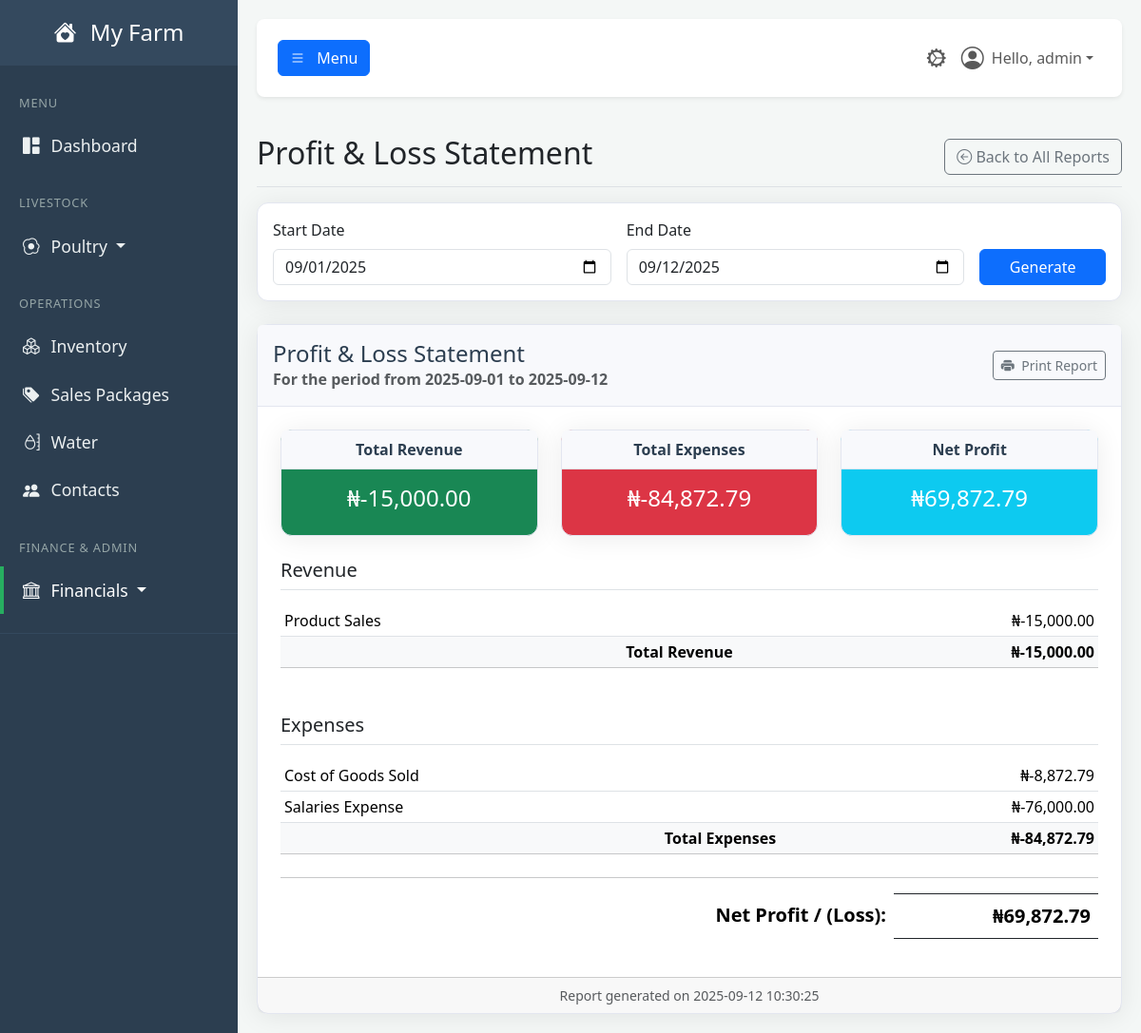
/report/profit-loss (signed in), run on the app's committed database.
### tables this page shows
CREATE TABLE users (
            id INTEGER PRIMARY KEY,
            username TEXT NOT NULL UNIQUE,
            email TEXT NOT NULL UNIQUE,
            password_hash TEXT NOT NULL,
            farm_name TEXT NOT NULL,
            role TEXT NOT NULL DEFAULT 'user', -- 'user' or 'admin'
            is_active BOOLEAN NOT NULL DEFAULT 1,f
            created_at TIMESTAMP DEFAULT CURRENT_TIMESTAMP
        , cash_account_id INTEGER REFERENCES accounts(id));

CREATE TABLE accounts (
            id INTEGER PRIMARY KEY,
            code TEXT UNIQUE,
            name TEXT NOT NULL UNIQUE,
            type TEXT NOT NULL, -- Asset, Liability, Equity, Revenue, Expense
            is_active BOOLEAN NOT NULL DEFAULT 1,
            created_at TIMESTAMP DEFAULT CURRENT_TIMESTAMP
        );

### app.py (the view)
@app.route('/report/profit-loss')
@login_required
@permission_required('run_financial_reports')
def report_profit_loss():
    start_date, end_date = _get_report_dates(request.args)
    db = get_db()
    sql_query = """
        SELECT
            acc.name,
            acc.type,
            (SELECT COALESCE(SUM(je.amount), 0) FROM journal_entries je WHERE je.credit_account_id = acc.id AND je.transaction_date BETWEEN ? AND ?)
            -
            (SELECT COALESCE(SUM(je.amount), 0) FROM journal_entries je WHERE je.debit_account_id = acc.id AND je.transaction_date BETWEEN ? AND ?)
            as balance
        FROM accounts acc
        WHERE acc.type IN ('Revenue', 'Expense')
    """
    params = (start_date, end_date, start_date, end_date)
    account_balances = db.execute(sql_query, params).fetchall()
    revenue_accounts = []
    expense_accounts = []
    total_revenue = 0
    total_expenses = 0
    for acc in account_balances:
        if acc['type'] == 'Revenue':
            balance = -acc['balance']
            if balance != 0:
                revenue_accounts.append({'name': acc['name'], 'balance': balance})
                total_revenue += balance
        elif acc['type'] == 'Expense':
            balance = acc['balance']
            if balance != 0:
                expense_accounts.append({'name': acc['name'], 'balance': balance})
                total_expenses += balance
    data = {
        "revenue_accounts": revenue_accounts,
        "expense_accounts": expense_accounts,
        "total_revenue": total_revenue,
        "total_expenses": total_expenses,
        "net_profit": total_revenue - total_expenses
    }
    return render_template(
        'report_profit_loss.html',
        user=g.user,
        data=data,
        start_date=start_date,
        end_date=end_date,
        now=datetime.utcnow()
    )

### app.py (called while the page is built)
def get_db():
    if 'db' not in g:
        g.db = sqlite3.connect(DATABASE)
        g.db.row_factory = sqlite3.Row
    return g.db

def login_required(f):
    @wraps(f)
    def decorated_function(*args, **kwargs):
        if 'user_id' not in session:
            flash('Please log in to access this page.', 'warning')
            return redirect(url_for('login'))
        g.user = User.get_by_id(session['user_id'])
        if not g.user:
            session.clear()
            return redirect(url_for('login'))
        return f(*args, **kwargs)
    return decorated_function

def permission_required(permission_name):
    def decorator(f):
        @wraps(f)
        def decorated_function(*args, **kwargs):
            if not hasattr(g, 'user') or not g.user.has_permission(permission_name):
                flash('You do not have the required permission.', 'danger')
                return redirect(url_for('dashboard'))
            return f(*args, **kwargs)
        return decorated_function
    return decorator

def _get_report_dates(request_args):
    default_start = date.today().replace(day=1).strftime('%Y-%m-%d')
    default_end = date.today().strftime('%Y-%m-%d')
    start_str = request_args.get('start_date', default_start)
    end_str = request_args.get('end_date', default_end)
    if not start_str:
        start_str = default_start
    if not end_str:
        end_str = default_end
    return start_str, end_str

    def has_permission(self, required_permission):
        if self.role == 'admin':
            return True
        if self._permissions is None:
            db = get_db()
            perms_rows = db.execute("SELECT p.name FROM permissions p JOIN user_permissions up ON p.id = up.permission_id WHERE up.user_id = ?", (self.id,)).fetchall()
            self._permissions = {row['name'] for row in perms_rows}
        return required_permission in self._permissions

    @staticmethod
    def get_by_id(user_id):
        user_row = get_db().execute("SELECT * FROM users WHERE id = ?", (user_id,)).fetchone()
        return User(**user_row) if user_row else None

### templates/report_profit_loss.html
{% extends "_report_base.html" %}
{% set report_title = "Profit & Loss Statement" %}
{% block report_content %}
    {% if data %}
        <div class="row mb-4 text-center no-print">
            <div class="col-md-4"><div class="card text-white bg-success shadow-sm"><div class="card-header">Total Revenue</div><div class="card-body"><h4 class="card-title">₦{{ '{:,.2f}'.format(data.total_revenue) }}</h4></div></div></div>
            <div class="col-md-4"><div class="card text-white bg-danger shadow-sm"><div class="card-header">Total Expenses</div><div class="card-body"><h4 class="card-title">₦{{ '{:,.2f}'.format(data.total_expenses) }}</h4></div></div></div>
            <div class="col-md-4"><div class="card text-white bg-info shadow-sm"><div class="card-header">Net Profit</div><div class="card-body"><h4 class="card-title">₦{{ '{:,.2f}'.format(data.net_profit) }}</h4></div></div></div>
        </div>
        <div class="mb-5">
            <h5 class="border-bottom pb-2 mb-3">Revenue</h5>
            <table class="table table-sm">
                <tbody>
                    {% for account in data.revenue_accounts %}
                    <tr>
                        <td>{{ account.name }}</td>
                        <td class="text-end">₦{{ '{:,.2f}'.format(account.balance) }}</td>
                    </tr>
                    {% endfor %}
                </tbody>
                <tfoot>
                    <tr class="table-light"><th class="text-end">Total Revenue</th><th class="text-end">₦{{ '{:,.2f}'.format(data.total_revenue) }}</th></tr>
                </tfoot>
            </table>
        </div>
        <div class="mb-4">
            <h5 class="border-bottom pb-2 mb-3">Expenses</h5>
            <table class="table table-sm">
                <tbody>
                    {% for account in data.expense_accounts %}
                    <tr>
                        <td>{{ account.name }}</td>
                        <td class="text-end">₦{{ '{:,.2f}'.format(account.balance) }}</td>
                    </tr>
                    {% endfor %}
                </tbody>
                <tfoot>
                    <tr class="table-light"><th class="text-end">Total Expenses</th><th class="text-end">₦{{ '{:,.2f}'.format(data.total_expenses) }}</th></tr>
                </tfoot>
            </table>
        </div>
        <hr>
        <table class="table table-borderless fs-5">
            <tbody>
                <tr class="fw-bold">
                    <td class="text-end">Net Profit / (Loss):</td>
                    <td class="text-end border-top border-bottom border-dark" style="width: 25%;">
                        ₦{{ '{:,.2f}'.format(data.net_profit) }}
                    </td>
                </tr>
            </tbody>
        </table>
    {% else %}
        <p class="text-center text-muted">Please select a date range and click "Generate" to view the Profit & Loss Statement.</p>
    {% endif %}
{% endblock %}

### templates/base.html (shortened to what this page needs)
<!DOCTYPE html>
<html lang="en">
<head>
    <link href="https://cdn.jsdelivr.net/npm/bootstrap@5.3.3/dist/css/bootstrap.min.css" rel="stylesheet">
    <link rel="stylesheet" href="https://cdn.jsdelivr.net/npm/bootstrap-icons@1.11.3/font/bootstrap-icons.min.css">
    <link rel="stylesheet" href="{{ url_for('static', filename='css/style.css') }}">
</head>
<body>
    <div class="wrapper">
        <nav id="sidebar" class="no-print">
            <div class="sidebar-header">
                <h3><a href="{{ url_for('dashboard') }}" class="text-white text-decoration-none">
                    <i class="bi bi-house-heart-fill me-2"></i>
                    {% if g.user %}{{ g.user.farm_name }}{% else %}FarmApp{% endif %}
                </a></h3>
            </div>
            <ul class="list-unstyled components">
                <li class="sidebar-menu-header">MENU</li>
                <li><a href="{{ url_for('dashboard') }}" class="{% if request.endpoint == 'dashboard' %}active{% endif %}"><i class="bi bi-grid-1x2-fill"></i>Dashboard</a></li>
                <li class="sidebar-menu-header mt-3">LIVESTOCK</li>
                {% if g.user and (g.user.has_permission('view_brooding_dashboard') or g.user.has_permission('view_poultry_dashboard')) %}
                <li>
                    <a href="#poultrySubmenu" data-bs-toggle="collapse" aria-expanded="false" class="dropdown-toggle {% if 'poultry' in request.endpoint or 'brooding' in request.endpoint %}active{% endif %}">
                        <i class="bi bi-egg-fried"></i>Poultry
                    </a>
                </li>
                {% endif %}
                <li class="sidebar-menu-header mt-3">OPERATIONS</li>
                {% if g.user.has_permission('view_inventory_dashboard') %}
                    <li><a href="{{ url_for('inventory_dashboard') }}" class="{% if 'inventory' in request.endpoint %}active{% endif %}"><i class="bi bi-boxes"></i>Inventory</a></li>
                {% endif %}
                {% if g.user.has_permission('view_sales_packages') %}
                    <li><a href="{{ url_for('manage_sales_packages') }}" class="{% if request.endpoint == 'manage_sales_packages' %}active{% endif %}"><i class="bi bi-tags-fill"></i>Sales Packages</a></li>
                {% endif %}
                {% if g.user.has_permission('view_water_dashboard') %}
                    <li><a href="{{ url_for('water_dashboard') }}" class="{% if 'water' in request.endpoint %}active{% endif %}"><i class="bi bi-moisture"></i>Water</a></li>
                {% endif %}
                {% if g.user.has_permission('view_contacts_dashboard') %}
                    <li><a href="{{ url_for('contacts_dashboard') }}" class="{% if 'contacts' in request.endpoint %}active{% endif %}"><i class="bi bi-people-fill"></i>Contacts</a></li>
                {% endif %}
                {% set can_view_finance = g.user.has_permission('view_financial_center') or
                                           g.user.has_permission('view_chart_of_accounts') or
                                           g.user.has_permission('view_general_journal') or
                                           g.user.has_permission('view_reports_dashboard') %}
                {% if g.user and can_view_finance %}
                <li class="sidebar-menu-header mt-3">FINANCE & ADMIN</li>
                <li>
                    <a href="#financialSubmenu" data-bs-toggle="collapse" aria-expanded="false" class="dropdown-toggle {% if 'financial' in request.endpoint or 'report' in request.endpoint or 'chart_of_accounts' in request.endpoint or 'general_journal' in request.endpoint %}active{% endif %}">
                        <i class="bi bi-bank"></i>Financials
                    </a>
                </li>
                {% endif %}
            </ul>
        </nav>
        <div id="content">
            <nav class="navbar navbar-expand-lg navbar-light bg-white shadow-sm top-navbar no-print mb-4">
                <div class="container-fluid">
                    <button type="button" id="sidebarCollapse" class="btn btn-primary" aria-controls="sidebar" aria-expanded="false">
                        <i class="bi bi-list"></i>
                        <span class="d-none d-md-inline ms-2">Menu</span>
                    </button>
                    <ul class="navbar-nav ms-auto flex-row align-items-center">
                        {% if g.user and g.user.has_permission('view_admin_panel') %}
                            <li class="nav-item">
                                <a class="nav-link {% if 'admin' in request.endpoint %}active{% endif %}" href="{{ url_for('admin_dashboard') }}" title="Admin Panel">
                                    <i class="bi bi-gear-wide-connected fs-5"></i>
                                </a>
                            </li>
                        {% endif %}
                        <li class="nav-item dropdown">
                            <a class="nav-link dropdown-toggle d-flex align-items-center" href="#" id="navbarDropdownUser" role="button" data-bs-toggle="dropdown" aria-expanded="false">
                                <i class="bi bi-person-circle fs-4 me-2"></i>
                                Hello, {{ g.user.username }}
                            </a>
                        </li>
                    </ul>
                </div>
            </nav>
            <main>
                {% block content %}{% endblock %}
            </main>
        </div>
    </div>
</body>
</html>

### static/CSS/style.css (style rules this page uses)
:root { --primary-green: #27ae60; --dark-slate: #2c3e50; --medium-slate: #34495e; --light-slate: #4a6278; --light-grey: #f4f7f6; --text-muted-color: #95a5a6; --text-light: #ecf0f1; --white: #ffffff; --shadow-color: rgba(0, 0, 0, 0.08); }
body { background-color: var(--light-grey); font-family: 'Segoe UI', Tahoma, Geneva, Verdana, sans-serif; overflow-x: hidden; }
.wrapper { display: flex; width: 100%; align-items: stretch; }
#content { width: 100%; padding: 20px; min-height: 100vh; transition: all 0.3s; }
#sidebar { min-width: 250px; max-width: 250px; min-height: 100vh; background: var(--dark-slate); color: var(--text-light); transition: all 0.3s; }
#sidebar .sidebar-header { padding: 20px; background: var(--medium-slate); text-align: center; }
#sidebar .sidebar-header h3 { font-size: 1.5rem; margin-bottom: 0; }
#sidebar .sidebar-menu-header { padding: 10px 20px; font-size: 0.8rem; color: var(--text-muted-color); text-transform: uppercase; letter-spacing: .05rem; }
#sidebar ul.components { padding: 20px 0; border-bottom: 1px solid var(--medium-slate); }
#sidebar ul li a { padding: 12px 20px; font-size: 1.1em; display: block; color: var(--text-light); border-left: 4px solid transparent; text-decoration: none; transition: all 0.2s ease-in-out; }
#sidebar ul li a.active { color: var(--white); background: var(--dark-slate); border-left: 4px solid var(--primary-green); }
#sidebar ul li a i { margin-right: 12px; }
.top-navbar { padding: 15px 10px; background: var(--white); border: none; border-radius: 8px; margin-bottom: 20px; box-shadow: 0 2px 5px var(--shadow-color); }
.card { border-radius: 0.75rem; border: 1px solid #e3e6f0; box-shadow: 0 0.15rem 1.75rem 0 var(--shadow-color) !important; }
.card-header { background-color: #f8f9fc; border-bottom: 1px solid #e3e6f0; font-weight: 600; color: var(--dark-slate); }

### data on the page
users: user.farm_name "My Farm", user.username "admin"
accounts: name "Product Sales", balance "-15,000.00"
accounts: name "Cost of Goods Sold", balance "-8,872.79"
accounts: name "Salaries Expense", balance "-76,000.00"

### other printed values
{{ report_title }} "Profit & Loss Statement"
{{ start_date }} "2025-09-01"
{{ end_date }} "2025-09-12"
{{ '{:,.2f}'.format(data.total_revenue) }} "-15,000.00"
{{ '{:,.2f}'.format(data.total_expenses) }} "-84,872.79"
{{ '{:,.2f}'.format(data.net_profit) }} "69,872.79"
